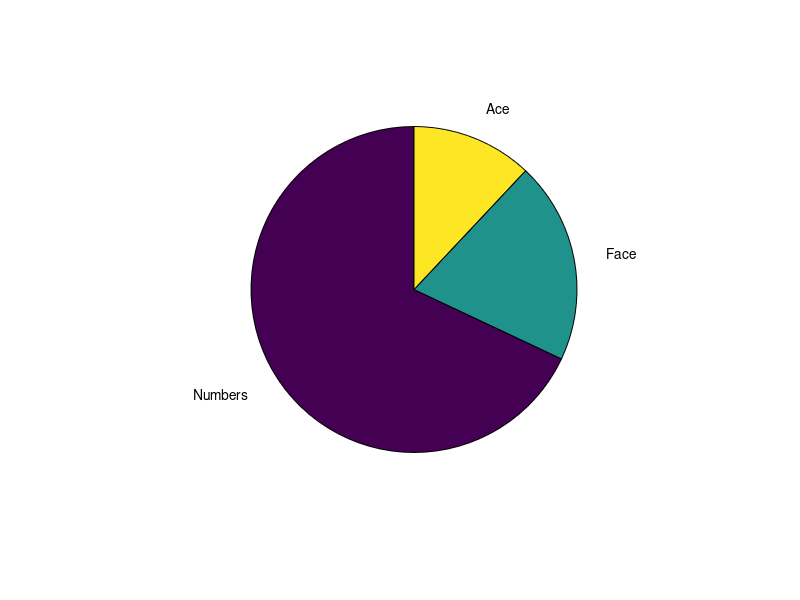

Write the MATLAB code that produced this figure.
%% Card Shuffle
% This script will show the probablility of getting a number card vs
% getting a face card (Jack,King, Queen) or an Ace. Since there are 3 face
% cards for each suit, the probability should be 12/52. The graph will be
% the form of a pie chart showing number cards, face cards, and aces. 2-10
% will be number cards, 11-13 will be face cards, and Aces will be 1.
% This is trial with 50 tests
shuffResults = [9,8,2,5,7,7,4,11,5,13,3,1,7,4,12,1,13,1,1,6,2,2,4,12,8,4,8,3,1,9,1,9,11,3,11,13,5,9,8,8,3,11,2,12,5,2,2,8,4,9];
Labels = {'Numbers','Face','Ace'};
x = [34,10,6]; % Number cards, Face cards, Ace cards
pie(x,Labels);